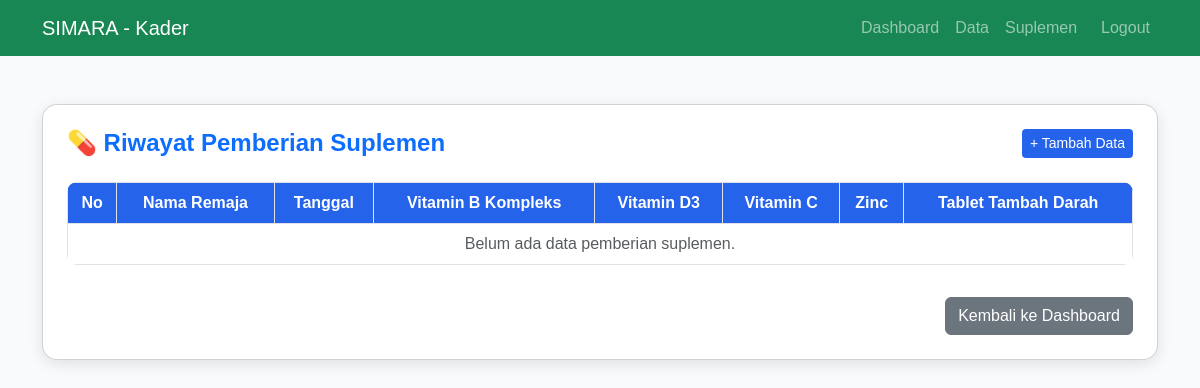
The app's page /kader/view_suplemen.php (signed in), older data.
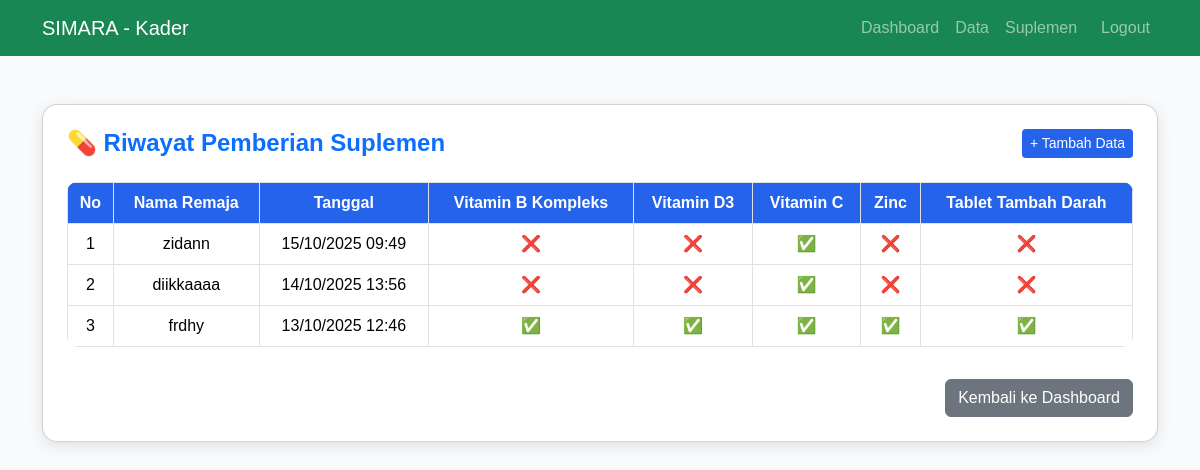
The same page, newer data.
### tables this page shows
CREATE TABLE `pemberian_suplemen` (
  `id` int(11) NOT NULL,
  `user_id` int(11) NOT NULL,
  `kader_id` int(11) NOT NULL,
  `vit_bkomplek` tinyint(1) DEFAULT 0,
  `vit_d3` tinyint(1) DEFAULT 0,
  `vit_c` tinyint(1) DEFAULT 0,
  `zinc` tinyint(1) DEFAULT 0,
  `tablet_tambah_darah` tinyint(1) DEFAULT 0,
  `tanggal_pemberian` datetime DEFAULT current_timestamp()
);

CREATE TABLE `users` (
  `id` int(11) NOT NULL,
  `nama` varchar(150) NOT NULL,
  `no_hp` varchar(15) NOT NULL,
  `email` varchar(150) NOT NULL,
  `password` varchar(255) NOT NULL,
  `role` enum('remaja','kader','admin') NOT NULL,
  `created_at` timestamp NOT NULL DEFAULT current_timestamp(),
  `kecamatan_id` int(11) DEFAULT NULL,
  `kelurahan_id` int(11) DEFAULT NULL,
  `sekolah_id` int(11) DEFAULT NULL
);

### kader/view_suplemen.php (the view, shortened to what this page needs)
<?php
require_once '../config/db.php';
$kader_id = $_SESSION['user_id'];
$query = "
  SELECT ps.*, u.nama AS nama_remaja
  FROM pemberian_suplemen ps
  JOIN users u ON ps.user_id = u.id
  WHERE ps.kader_id = '$kader_id'
  ORDER BY ps.tanggal_pemberian DESC
";
$result = mysqli_query($conn, $query);
?>
<!DOCTYPE html>
<html lang="id">
<head>
<link href="https://cdn.jsdelivr.net/npm/bootstrap@5.3.3/dist/css/bootstrap.min.css" rel="stylesheet">
</head>
<body>
<?php include 'navbar.php'; ?>
<div class="container py-5">
  <div class="card p-4">
    <div class="d-flex justify-content-between align-items-center mb-4">
      <h4 class="text-primary fw-bold mb-0">💊 Riwayat Pemberian Suplemen</h4>
      <a href="input_suplemen.php" class="btn btn-primary btn-sm">+ Tambah Data</a>
    </div>
    <div class="table-responsive">
      <table class="table table-bordered table-hover align-middle">
        <thead>
          <tr>
            <th>No</th>
            <th>Nama Remaja</th>
            <th>Tanggal</th>
            <th>Vitamin B Kompleks</th>
            <th>Vitamin D3</th>
            <th>Vitamin C</th>
            <th>Zinc</th>
            <th>Tablet Tambah Darah</th>
          </tr>
        </thead>
        <tbody>
          <?php
          $no = 1;
          if (mysqli_num_rows($result) > 0):
            while ($row = mysqli_fetch_assoc($result)):
          ?>
          <tr>
            <td><?= $no++; ?></td>
            <td><?= htmlspecialchars($row['nama_remaja']); ?></td>
            <td><?= date('d/m/Y H:i', strtotime($row['tanggal_pemberian'])); ?></td>
            <td><?= $row['vit_bkomplek'] ? '✅' : '❌'; ?></td>
            <td><?= $row['vit_d3'] ? '✅' : '❌'; ?></td>
            <td><?= $row['vit_c'] ? '✅' : '❌'; ?></td>
            <td><?= $row['zinc'] ? '✅' : '❌'; ?></td>
            <td><?= $row['tablet_tambah_darah'] ? '✅' : '❌'; ?></td>
          </tr>
          <?php
            endwhile;
          else:
          ?>
          <tr>
            <td colspan="8" class="text-muted">Belum ada data pemberian suplemen.</td>
          </tr>
          <?php endif; ?>
        </tbody>
      </table>
    </div>
    <div class="text-end mt-3">
      <a href="dashboard.php" class="btn btn-secondary">Kembali ke Dashboard</a>
    </div>
  </div>
</div>
</body>
</html>

Row changes from the older to the newer data that the page shows:
added pemberian_suplemen: user.nama "zidann", tanggal_pemberian "15/10/2025 09:49"
added pemberian_suplemen: user.nama "diikkaaaa", tanggal_pemberian "14/10/2025 13:56"
added pemberian_suplemen: user.nama "frdhy", tanggal_pemberian "13/10/2025 12:46"
Text that changed along with them:
text no longer shown: "Belum ada data pemberian suplemen."
